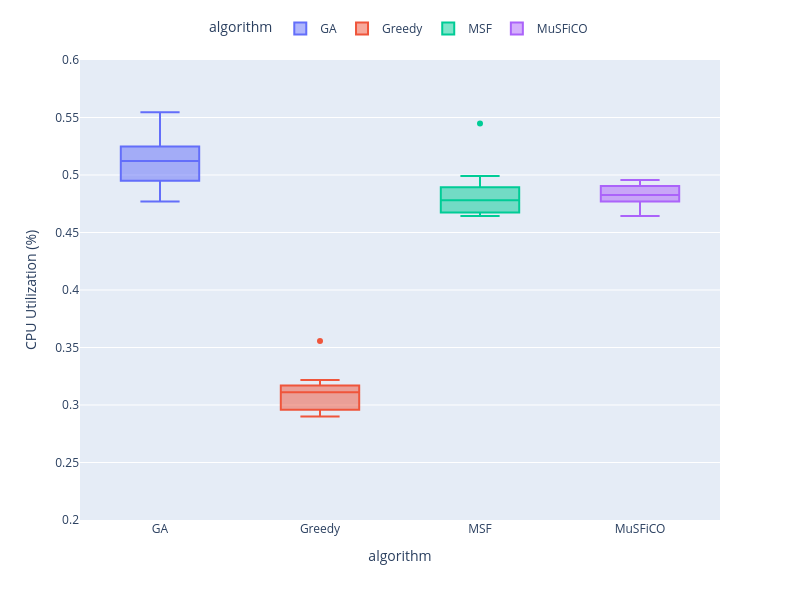

Notebook code cell kept with this figure:
### Code cell
fig = plot_custom_boxplot(dataframe=nofail_df_consume_metrics,x_col="algorithm",y_col="cpu_utilization",title="", x_label="",
                          y_label='CPU Utilization (%)',color_col="algorithm",y_range=[0.2, 0.6])
fig.show()

### Figure 1 — Plotly figure (JSON) as saved in the notebook; plotly's stock layout.template omitted (floating-point values rounded to 4 significant figures)
{"data": [{"alignmentgroup": "True", "hovertemplate": "algorithm=%{x}<br>CPU Utilization (%)=%{y}<extra></extra>", "legendgroup": "GA", "marker": {"color": "#636efa"}, "name": "GA", "notched": false, "offsetgroup": "GA", "orientation": "v", "showlegend": true, "type": "box", "x": ["GA", "GA", "GA", "GA", "GA", "GA", "GA", "GA", "GA"], "x0": " ", "xaxis": "x", "y": [0.5121, 0.4985, 0.5329, 0.5545, 0.4769, 0.5036, 0.522, 0.4846, 0.5207], "y0": " ", "yaxis": "y"}, {"alignmentgroup": "True", "hovertemplate": "algorithm=%{x}<br>CPU Utilization (%)=%{y}<extra></extra>", "legendgroup": "Greedy", "marker": {"color": "#EF553B"}, "name": "Greedy", "notched": false, "offsetgroup": "Greedy", "orientation": "v", "showlegend": true, "type": "box", "x": ["Greedy", "Greedy", "Greedy", "Greedy", "Greedy", "Greedy", "Greedy", "Greedy", "Greedy", "Greedy"], "x0": " ", "xaxis": "x", "y": [0.3557, 0.3169, 0.3217, 0.2901, 0.3098, 0.3055, 0.3122, 0.2936, 0.3136, 0.2958], "y0": " ", "yaxis": "y"}, {"alignmentgroup": "True", "hovertemplate": "algorithm=%{x}<br>CPU Utilization (%)=%{y}<extra></extra>", "legendgroup": "MSF", "marker": {"color": "#00cc96"}, "name": "MSF", "notched": false, "offsetgroup": "MSF", "orientation": "v", "showlegend": true, "type": "box", "x": ["MSF", "MSF", "MSF", "MSF", "MSF", "MSF", "MSF", "MSF", "MSF", "MSF"], "x0": " ", "xaxis": "x", "y": [0.5447, 0.4658, 0.4674, 0.4797, 0.4766, 0.4848, 0.4644, 0.473, 0.4991, 0.4894], "y0": " ", "yaxis": "y"}, {"alignmentgroup": "True", "hovertemplate": "algorithm=%{x}<br>CPU Utilization (%)=%{y}<extra></extra>", "legendgroup": "MuSFiCO", "marker": {"color": "#ab63fa"}, "name": "MuSFiCO", "notched": false, "offsetgroup": "MuSFiCO", "orientation": "v", "showlegend": true, "type": "box", "x": ["MuSFiCO", "MuSFiCO", "MuSFiCO", "MuSFiCO", "MuSFiCO", "MuSFiCO", "MuSFiCO", "MuSFiCO", "MuSFiCO"], "x0": " ", "xaxis": "x", "y": [0.4903, 0.4881, 0.4643, 0.4824, 0.4827, 0.4794, 0.47, 0.4908, 0.4958], "y0": " ", "yaxis": "y"}], "layout": {"boxmode": "overlay", "height": 600, "legend": {"orientation": "h", "title": {"text": "algorithm"}, "tracegroupgap": 0, "x": 0.5, "xanchor": "center", "y": 1.1}, "margin": {"t": 60}, "title": {"x": 0.5}, "width": 800, "xaxis": {"anchor": "y", "autorange": true, "categoryarray": ["GA", "Greedy", "MSF", "MuSFiCO"], "categoryorder": "array", "domain": [0, 1], "range": [-0.5, 3.5], "title": {"text": "algorithm"}, "type": "category"}, "yaxis": {"anchor": "x", "domain": [0, 1], "range": [0.2, 0.6], "title": {"text": "CPU Utilization (%)"}, "type": "linear"}}}
